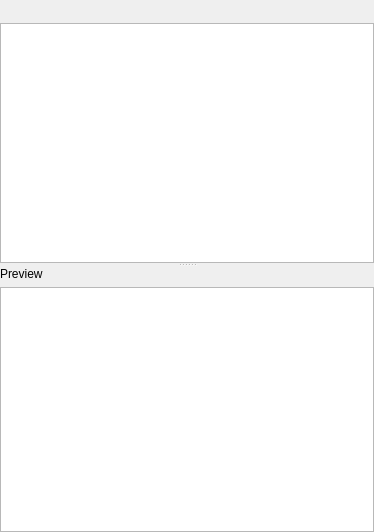
<?xml version="1.0" encoding="UTF-8"?>
<ui version="4.0">
 <class>CodeSnippetsPanel</class>
 <widget class="QDockWidget" name="CodeSnippetsPanel">
  <property name="geometry">
   <rect>
    <x>0</x>
    <y>0</y>
    <width>374</width>
    <height>532</height>
   </rect>
  </property>
  <property name="acceptDrops">
   <bool>true</bool>
  </property>
  <property name="windowTitle">
   <string>Code Snippets</string>
  </property>
  <widget class="QWidget" name="dockWidgetContents">
   <layout class="QVBoxLayout" name="verticalLayout">
    <property name="leftMargin">
     <number>0</number>
    </property>
    <property name="topMargin">
     <number>0</number>
    </property>
    <property name="rightMargin">
     <number>0</number>
    </property>
    <property name="bottomMargin">
     <number>0</number>
    </property>
    <item>
     <widget class="QToolBar" name="toolBar"/>
    </item>
    <item>
     <widget class="QSplitter" name="splitter">
      <property name="orientation">
       <enum>Qt::Orientation::Vertical</enum>
      </property>
      <widget class="QListView" name="snippetsListView">
       <property name="toolTip">
        <string>&lt;html&gt;&lt;head/&gt;&lt;body&gt;&lt;p&gt;Drag to the SQL editor to use the snippet.&lt;/p&gt;&lt;p&gt;Drop any code (or a text) here to add a new code snippet.&lt;/p&gt;&lt;p&gt;Double-click to edit the snippet.&lt;/p&gt;&lt;p&gt;Code snippets are also available in Code Assistant. Invoke it twice to show snippets.&lt;/p&gt;&lt;/body&gt;&lt;/html&gt;</string>
       </property>
       <property name="dragEnabled">
        <bool>true</bool>
       </property>
       <property name="dragDropMode">
        <enum>QAbstractItemView::DragDropMode::DragOnly</enum>
       </property>
      </widget>
      <widget class="QWidget" name="previewContainer" native="true">
       <layout class="QVBoxLayout" name="verticalLayout_2">
        <property name="leftMargin">
         <number>0</number>
        </property>
        <property name="topMargin">
         <number>0</number>
        </property>
        <property name="rightMargin">
         <number>0</number>
        </property>
        <property name="bottomMargin">
         <number>0</number>
        </property>
        <item>
         <widget class="QLabel" name="previewLabel">
          <property name="text">
           <string>Preview</string>
          </property>
         </widget>
        </item>
        <item>
         <widget class="SqlView" name="previewEdit"/>
        </item>
       </layout>
      </widget>
     </widget>
    </item>
   </layout>
  </widget>
 </widget>
 <customwidgets>
  <customwidget>
   <class>SqlView</class>
   <extends>QPlainTextEdit</extends>
   <header>sqlview.h</header>
  </customwidget>
 </customwidgets>
 <resources/>
 <connections/>
</ui>
